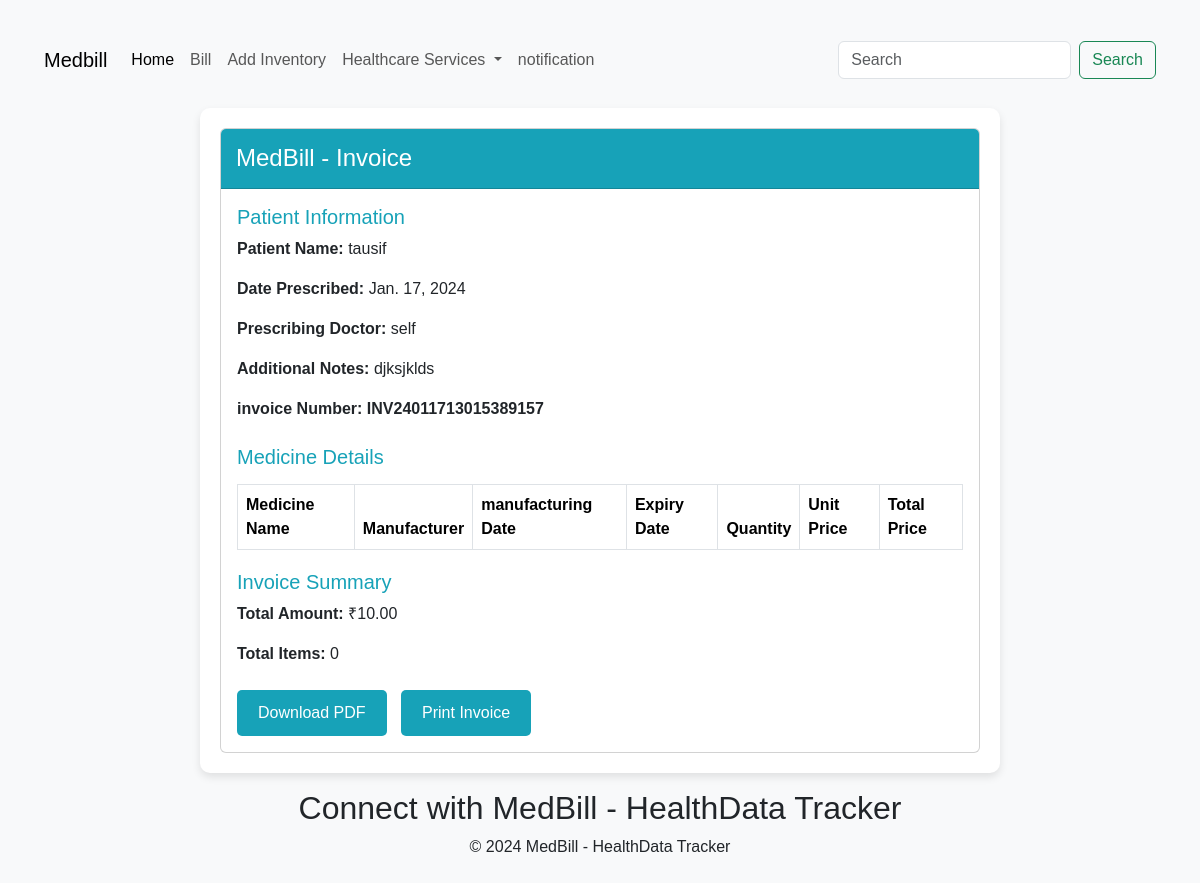
The app's page /Bill_print/2/ with its own data.
### medbill/models.py (models this page shows, shortened)
class Patient(models.Model):
    name = models.CharField(max_length=100)
    date_prescribed = models.DateField()
    prescribing_doctor = models.CharField(max_length=100)
    additional_notes = models.TextField(blank=True, null=True)
    symptoms=models.TextField(blank=True, null=True)

class Billing(models.Model):
    invoice_number = models.CharField(max_length=20, unique=True, blank=True)
    patient = models.ForeignKey(Patient, on_delete=models.CASCADE)
    total_amount = models.DecimalField(max_digits=10, decimal_places=2, default=0)
    discount = models.DecimalField(max_digits=5, decimal_places=2, default=0)
    profit = models.DecimalField(max_digits=10, decimal_places=2, default=0)
    net_amount=models.DecimalField(max_digits=10, decimal_places=2, default=0)

### medbill/views.py (the view)
def Bill(request, billing_id):
    billing = get_object_or_404(Billing, pk=billing_id)
    billing_items = billing.billingitem_set.all()
    patient = billing.patient
    context = {
        'billing': billing,
        'medicines': billing_items,
        'total_amount': billing.total_amount,
        'patient': patient,
        'Invoice': billing.invoice_number,
    }
    return render(request, 'bill print.html', context)

### template/bill print.html (shortened to what this page needs)
{% extends "base.html" %}
{% block body %}
<div class="container">
    <div class="card">
        <div class="card-header">
            <h4>MedBill - Invoice</h4>
        </div>
        <div class="card-body">
            <h5>Patient Information</h5>
            <p><strong>Patient Name:</strong> {{ patient.name }}</p>
            <p><strong>Date Prescribed:</strong> {{ patient.date_prescribed }}</p>
            <p><strong>Prescribing Doctor:</strong> {{ patient.prescribing_doctor }}</p>
            <p><strong>Additional Notes:</strong> {{ patient.additional_notes }}</p>
            <p><strong>invoice Number:</strong> <B>{{ Invoice }}</B></p>
            <h5 class="mt-4">Medicine Details</h5>
            <table class="table">
                <thead>
                    <tr>
                        <th>Medicine Name</th>
                        <th>Manufacturer</th>
                        <th>manufacturing Date</th>
                        <th>Expiry Date</th>
                        <th>Quantity</th>
                        <th>Unit Price</th>
                        <th>Total Price</th>
                    </tr>
                </thead>
            </table>
            <div class="invoice-summary">
                <h5>Invoice Summary</h5>
                <p><strong>Total Amount:</strong> ₹{{ total_amount }}</p>
                <p><strong>Total Items:</strong> {{ medicines.count }}</p>
            </div>
            <div class="mt-4">
                <a href="{% url 'generate_pdf' billing.id %}" class="btn btn-print">Download PDF</a>
                <button class="btn btn-print" onclick="window.print()">Print Invoice</button>
            </div>
        </div>
    </div>
</div>
{% endblock body %}

### template/bill print.html (style rules this page uses)
body { background-color: #f8f9fa; padding: 2rem; font-family: 'Arial', sans-serif; }
.container { margin-top: 20px; max-width: 800px; background-color: #fff; padding: 20px; border-radius: 10px; box-shadow: 0 4px 8px rgba(0, 0, 0, 0.1); }
.card-header { background-color: #17a2b8; color: #ffffff; border-radius: 10px 10px 0 0; padding: 15px; }
h4 { margin-bottom: 0; }
h5 { color: #17a2b8; }
table { width: 100%; margin-top: 15px; border-collapse: collapse; }
table, th, td { border: 1px solid #dee2e6; }
th, td { padding: 12px; text-align: left; }
.invoice-summary { margin-top: 20px; }
.btn-print { background-color: #17a2b8; color: #ffffff; padding: 10px 20px; text-decoration: none; border-radius: 5px; margin-right: 10px; }

### records on screen
Patient: name "tausif", date_prescribed "Jan. 17, 2024", prescribing_doctor "self", additional_notes "djksjklds"
Billing: invoice_number "INV24011713015389157", total_amount "10.00"

### other values on screen
{{ medicines.count }} "0"
